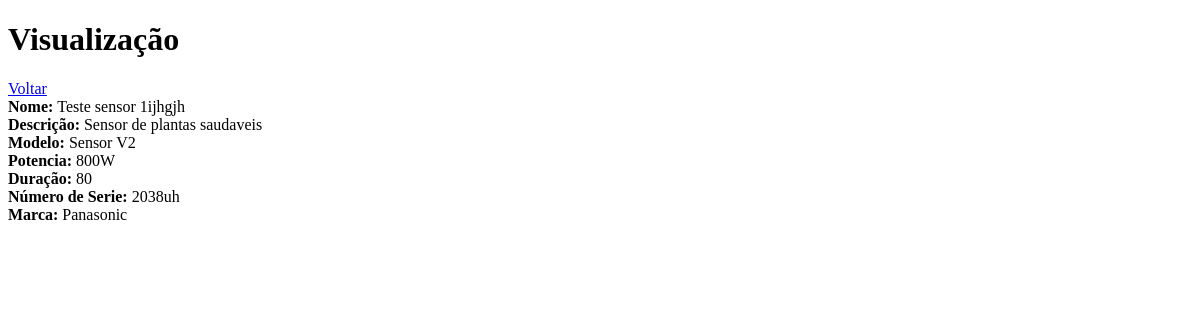
/view_sensor/1/, run on an earlier commit of the app's database.
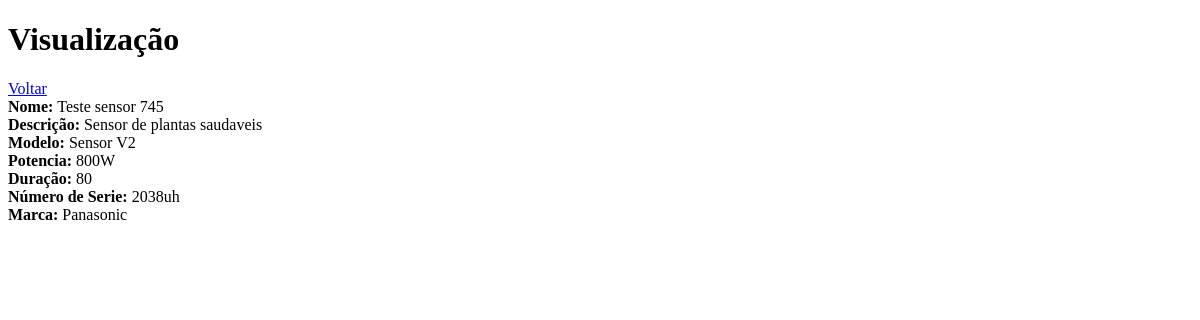
And on a later commit of the database.
### app/models.py (models this page shows)
class Sensor(models.Model):
    name = models.CharField(max_length=20)
    description = models.CharField(max_length=50)
    model = models.CharField(max_length=20)
    potency = models.CharField(max_length=5)
    duration = models.IntegerField()
    serial = models.CharField(max_length=20)
    brand = models.CharField(max_length=20)

### app/views.py (the view)
# urls.py: path('view_sensor/<int:pk>/', view_sensor, name='view_sensor'),
def view_sensor(request, pk):
    data = {'db': Sensor.objects.get(pk=pk)}
    return render(request, 'viewSensor.html', data)

### app/templates/viewSensor.html (shortened to what this page needs)
<!DOCTYPE html>
<html lang="en">
<head>
</head>
    <body>
        <div class="col-8 m-auto pt-2 pb-2 text-center">
            <h1>Visualização</h1>
        </div>
        <div class="col-8 m-auto pt-3 pb-2 text-center">
            <a href="/sensor" class="btn btn-info">Voltar</a>
        </div>
        <div class="col-8 m-auto pt-4 pb-2 text-center">
            <strong>Nome: </strong>{{db.name}}<br>
            <strong>Descrição: </strong>{{db.description}}<br>
            <strong>Modelo: </strong>{{db.model}}<br>
            <strong>Potencia: </strong>{{db.potency}}<br>
            <strong>Duração: </strong>{{db.duration}}<br>
            <strong>Número de Serie: </strong>{{db.serial}}<br>
            <strong>Marca: </strong>{{db.brand}}<br>
        </div>
    </body>
</html>

What changed in the data, as far as the page shows it:
changed Sensor "Sensor de plantas saudaveis": name "Teste sensor 1ijhgjh" → "Teste sensor 745"
